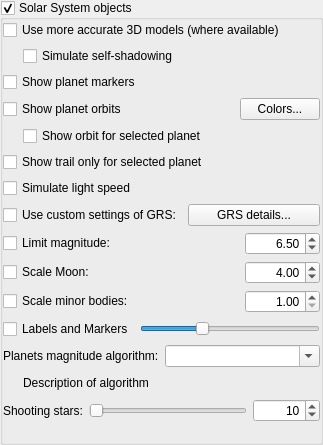
           <widget class="QGroupBox" name="planetsGroupBox">
            <property name="title">
             <string>Solar System objects</string>
            </property>
            <property name="flat">
             <bool>true</bool>
            </property>
            <property name="checkable">
             <bool>true</bool>
            </property>
            <layout class="QGridLayout" name="gridLayout_20">
             <property name="leftMargin">
              <number>0</number>
             </property>
             <property name="topMargin">
              <number>0</number>
             </property>
             <property name="rightMargin">
              <number>0</number>
             </property>
             <property name="bottomMargin">
              <number>0</number>
             </property>
             <item row="8" column="0">
              <widget class="QCheckBox" name="planetLightSpeedCheckBox">
               <property name="toolTip">
                <string>Activate this option to simulate the effect of real speed of light (recommended).</string>
               </property>
               <property name="text">
                <string>Simulate light speed</string>
               </property>
              </widget>
             </item>
             <item row="9" column="0">
              <layout class="QHBoxLayout" name="horizontalLayout_15">
               <item>
                <widget class="QCheckBox" name="customGrsSettingsCheckBox">
                 <property name="text">
                  <string>Use custom settings of GRS:</string>
                 </property>
                </widget>
               </item>
               <item>
                <widget class="QPushButton" name="pushButtonGrsDetails">
                 <property name="text">
                  <string>GRS details...</string>
                 </property>
                </widget>
               </item>
              </layout>
             </item>
             <item row="1" column="0">
              <layout class="QHBoxLayout" name="horizontalLayoutSelfShadowing">
               <item>
                <spacer name="horizontalSpacerSelfShadowing">
                 <property name="orientation">
                  <enum>Qt::Horizontal</enum>
                 </property>
                 <property name="sizeType">
                  <enum>QSizePolicy::Fixed</enum>
                 </property>
                 <property name="sizeHint" stdset="0">
                  <size>
                   <width>20</width>
                   <height>20</height>
                  </size>
                 </property>
                </spacer>
               </item>
               <item>
                <widget class="QCheckBox" name="planetShowObjSelfShadowsCheckBox">
                 <property name="toolTip">
                  <string/>
                 </property>
                 <property name="text">
                  <string>Simulate self-shadowing</string>
                 </property>
                </widget>
               </item>
              </layout>
             </item>
             <item row="11" column="0">
              <layout class="QHBoxLayout" name="horizontalLayout">
               <item>
                <widget class="QCheckBox" name="planetScaleMoonCheckBox">
                 <property name="text">
                  <string>Scale Moon:</string>
                 </property>
                </widget>
               </item>
               <item>
                <widget class="QDoubleSpinBox" name="moonScaleFactor">
                 <property name="maximumSize">
                  <size>
                   <width>75</width>
                   <height>16777215</height>
                  </size>
                 </property>
                 <property name="toolTip">
                  <string>Scale factor</string>
                 </property>
                 <property name="alignment">
                  <set>Qt::AlignRight|Qt::AlignTrailing|Qt::AlignVCenter</set>
                 </property>
                 <property name="decimals">
                  <number>2</number>
                 </property>
                 <property name="minimum">
                  <double>1.000000000000000</double>
                 </property>
                 <property name="maximum">
                  <double>20.000000000000000</double>
                 </property>
                 <property name="singleStep">
                  <double>0.100000000000000</double>
                 </property>
                 <property name="value">
                  <double>4.000000000000000</double>
                 </property>
                </widget>
               </item>
              </layout>
             </item>
             <item row="10" column="0">
              <layout class="QHBoxLayout" name="planetLimMagHorizontalLayout">
               <item>
                <widget class="QCheckBox" name="planetLimitMagnitudeCheckBox">
                 <property name="toolTip">
                  <string>Limit the magnitude of solar system objects</string>
                 </property>
                 <property name="text">
                  <string>Limit magnitude:</string>
                 </property>
                </widget>
               </item>
               <item>
                <widget class="QDoubleSpinBox" name="planetLimitMagnitudeDoubleSpinBox">
                 <property name="maximumSize">
                  <size>
                   <width>75</width>
                   <height>16777215</height>
                  </size>
                 </property>
                 <property name="alignment">
                  <set>Qt::AlignRight|Qt::AlignTrailing|Qt::AlignVCenter</set>
                 </property>
                 <property name="maximum">
                  <double>22.000000000000000</double>
                 </property>
                 <property name="singleStep">
                  <double>0.100000000000000</double>
                 </property>
                 <property name="value">
                  <double>6.500000000000000</double>
                 </property>
                </widget>
               </item>
              </layout>
             </item>
             <item row="0" column="0">
              <widget class="QCheckBox" name="planetUseObjModelsCheckBox">
               <property name="toolTip">
                <string/>
               </property>
               <property name="text">
                <string>Use more accurate 3D models (where available)</string>
               </property>
              </widget>
             </item>
             <item row="2" column="0">
              <widget class="QCheckBox" name="planetMarkerCheckBox">
               <property name="text">
                <string>Show planet markers</string>
               </property>
              </widget>
             </item>
             <item row="13" column="0">
              <layout class="QHBoxLayout" name="horizontalLayout_17">
               <item>
                <widget class="QCheckBox" name="planetLabelCheckBox">
                 <property name="text">
                  <string>Labels and Markers</string>
                 </property>
                </widget>
               </item>
               <item>
                <widget class="QSlider" name="planetsLabelsHorizontalSlider">
                 <property name="sizePolicy">
                  <sizepolicy hsizetype="Preferred" vsizetype="Fixed">
                   <horstretch>0</horstretch>
                   <verstretch>0</verstretch>
                  </sizepolicy>
                 </property>
                 <property name="minimumSize">
                  <size>
                   <width>180</width>
                   <height>0</height>
                  </size>
                 </property>
                 <property name="value">
                  <number>33</number>
                 </property>
                 <property name="orientation">
                  <enum>Qt::Horizontal</enum>
                 </property>
                </widget>
               </item>
              </layout>
             </item>
             <item row="4" column="0">
              <layout class="QHBoxLayout" name="horizontalLayout_2">
               <item>
                <spacer name="horizontalSpacer_5">
                 <property name="orientation">
                  <enum>Qt::Horizontal</enum>
                 </property>
                 <property name="sizeType">
                  <enum>QSizePolicy::Fixed</enum>
                 </property>
                 <property name="sizeHint" stdset="0">
                  <size>
                   <width>20</width>
                   <height>20</height>
                  </size>
                 </property>
                </spacer>
               </item>
               <item>
                <widget class="QCheckBox" name="planetIsolatedOrbitCheckBox">
                 <property name="toolTip">
                  <string>Deactivate this option if you want to see orbit for selected planet and its moons.</string>
                 </property>
                 <property name="text">
                  <string>Show orbit for selected planet</string>
                 </property>
                </widget>
               </item>
              </layout>
             </item>
             <item row="17" column="0">
              <layout class="QGridLayout" name="gridLayout_6">
               <item row="0" column="0">
                <widget class="QLabel" name="label_14">
                 <property name="sizePolicy">
                  <sizepolicy hsizetype="Preferred" vsizetype="Minimum">
                   <horstretch>0</horstretch>
                   <verstretch>0</verstretch>
                  </sizepolicy>
                 </property>
                 <property name="toolTip">
                  <string>Settings for sporadic meteors</string>
                 </property>
                 <property name="text">
                  <string comment="Zenithal Hourly Rate">Shooting stars:</string>
                 </property>
                 <property name="textFormat">
                  <enum>Qt::PlainText</enum>
                 </property>
                 <property name="alignment">
                  <set>Qt::AlignLeading|Qt::AlignLeft|Qt::AlignVCenter</set>
                 </property>
                </widget>
               </item>
               <item row="0" column="1">
                <widget class="QSlider" name="zhrSlider">
                 <property name="toolTip">
                  <string>The zenithal hourly rate for the sporadic meteors</string>
                 </property>
                 <property name="maximum">
                  <number>240000</number>
                 </property>
                 <property name="sliderPosition">
                  <number>10</number>
                 </property>
                 <property name="orientation">
                  <enum>Qt::Horizontal</enum>
                 </property>
                 <property name="tickPosition">
                  <enum>QSlider::NoTicks</enum>
                 </property>
                </widget>
               </item>
               <item row="0" column="2">
                <widget class="QSpinBox" name="zhrSpinBox">
                 <property name="sizePolicy">
                  <sizepolicy hsizetype="Minimum" vsizetype="Fixed">
                   <horstretch>0</horstretch>
                   <verstretch>0</verstretch>
                  </sizepolicy>
                 </property>
                 <property name="maximumSize">
                  <size>
                   <width>75</width>
                   <height>16777215</height>
                  </size>
                 </property>
                 <property name="toolTip">
                  <string>The zenithal hourly rate for the sporadic meteors</string>
                 </property>
                 <property name="frame">
                  <bool>true</bool>
                 </property>
                 <property name="alignment">
                  <set>Qt::AlignRight|Qt::AlignTrailing|Qt::AlignVCenter</set>
                 </property>
                 <property name="maximum">
                  <number>240000</number>
                 </property>
                 <property name="value">
                  <number>10</number>
                 </property>
                </widget>
               </item>
               <item row="1" column="1" colspan="2">
                <widget class="QLabel" name="zhrLabel">
                 <property name="text">
                  <string/>
                 </property>
                 <property name="textFormat">
                  <enum>Qt::RichText</enum>
                 </property>
                 <property name="scaledContents">
                  <bool>false</bool>
                 </property>
                </widget>
               </item>
              </layout>
             </item>
             <item row="3" column="0">
              <layout class="QHBoxLayout" name="horizontalLayout_16">
               <property name="bottomMargin">
                <number>0</number>
               </property>
               <item>
                <widget class="QCheckBox" name="planetOrbitCheckBox">
                 <property name="sizePolicy">
                  <sizepolicy hsizetype="Minimum" vsizetype="Fixed">
                   <horstretch>0</horstretch>
                   <verstretch>0</verstretch>
                  </sizepolicy>
                 </property>
                 <property name="text">
                  <string>Show planet orbits</string>
                 </property>
                </widget>
               </item>
               <item>
                <spacer name="horizontalSpacer_4">
                 <property name="orientation">
                  <enum>Qt::Horizontal</enum>
                 </property>
                 <property name="sizeHint" stdset="0">
                  <size>
                   <width>40</width>
                   <height>20</height>
                  </size>
                 </property>
                </spacer>
               </item>
               <item>
                <widget class="QPushButton" name="pushButtonOrbitColors">
                 <property name="toolTip">
                  <string>Configure colors of orbit lines</string>
                 </property>
                 <property name="text">
                  <string>Colors...</string>
                 </property>
                </widget>
               </item>
              </layout>
             </item>
             <item row="12" column="0">
              <layout class="QHBoxLayout" name="scaleSelectedHorizontalLayout">
               <item>
                <widget class="QCheckBox" name="planetScaleMinorBodyCheckBox">
                 <property name="text">
                  <string>Scale minor bodies:</string>
                 </property>
                </widget>
               </item>
               <item>
                <widget class="QDoubleSpinBox" name="minorBodyScaleFactor">
                 <property name="maximumSize">
                  <size>
                   <width>75</width>
                   <height>16777215</height>
                  </size>
                 </property>
                 <property name="alignment">
                  <set>Qt::AlignRight|Qt::AlignTrailing|Qt::AlignVCenter</set>
                 </property>
                 <property name="decimals">
                  <number>2</number>
                 </property>
                 <property name="minimum">
                  <double>1.000000000000000</double>
                 </property>
                 <property name="maximum">
                  <double>100.000000000000000</double>
                 </property>
                 <property name="singleStep">
                  <double>0.500000000000000</double>
                 </property>
                </widget>
               </item>
              </layout>
             </item>
             <item row="14" column="0">
              <layout class="QHBoxLayout" name="horizontalLayout_6">
               <item>
                <widget class="QLabel" name="planetDetailsLabel">
                 <property name="text">
                  <string>Planets magnitude algorithm:</string>
                 </property>
                </widget>
               </item>
               <item>
                <widget class="QComboBox" name="planetMagnitudeAlgorithmComboBox">
                 <property name="editable">
                  <bool>true</bool>
                 </property>
                 <property name="insertPolicy">
                  <enum>QComboBox::NoInsert</enum>
                 </property>
                </widget>
               </item>
              </layout>
             </item>
             <item row="15" column="0">
              <layout class="QHBoxLayout" name="horizontalLayout_3">
               <property name="topMargin">
                <number>0</number>
               </property>
               <item>
                <spacer name="horizontalSpacer_6">
                 <property name="orientation">
                  <enum>Qt::Horizontal</enum>
                 </property>
                 <property name="sizeType">
                  <enum>QSizePolicy::Fixed</enum>
                 </property>
                 <property name="sizeHint" stdset="0">
                  <size>
                   <width>20</width>
                   <height>20</height>
                  </size>
                 </property>
                </spacer>
               </item>
               <item>
                <widget class="QLabel" name="planetMagnitudeAlgorithmDescription">
                 <property name="text">
                  <string notr="true">Description of algorithm</string>
                 </property>
                 <property name="textFormat">
                  <enum>Qt::RichText</enum>
                 </property>
                 <property name="wordWrap">
                  <bool>true</bool>
                 </property>
                </widget>
               </item>
              </layout>
             </item>
             <item row="7" column="0">
              <widget class="QCheckBox" name="planetIsolatedTrailsCheckBox">
               <property name="toolTip">
                <string>Deactivate this option if you want to see the trails for all Solar system bodies.</string>
               </property>
               <property name="text">
                <string>Show trail only for selected planet</string>
               </property>
              </widget>
             </item>
            </layout>
           </widget>
